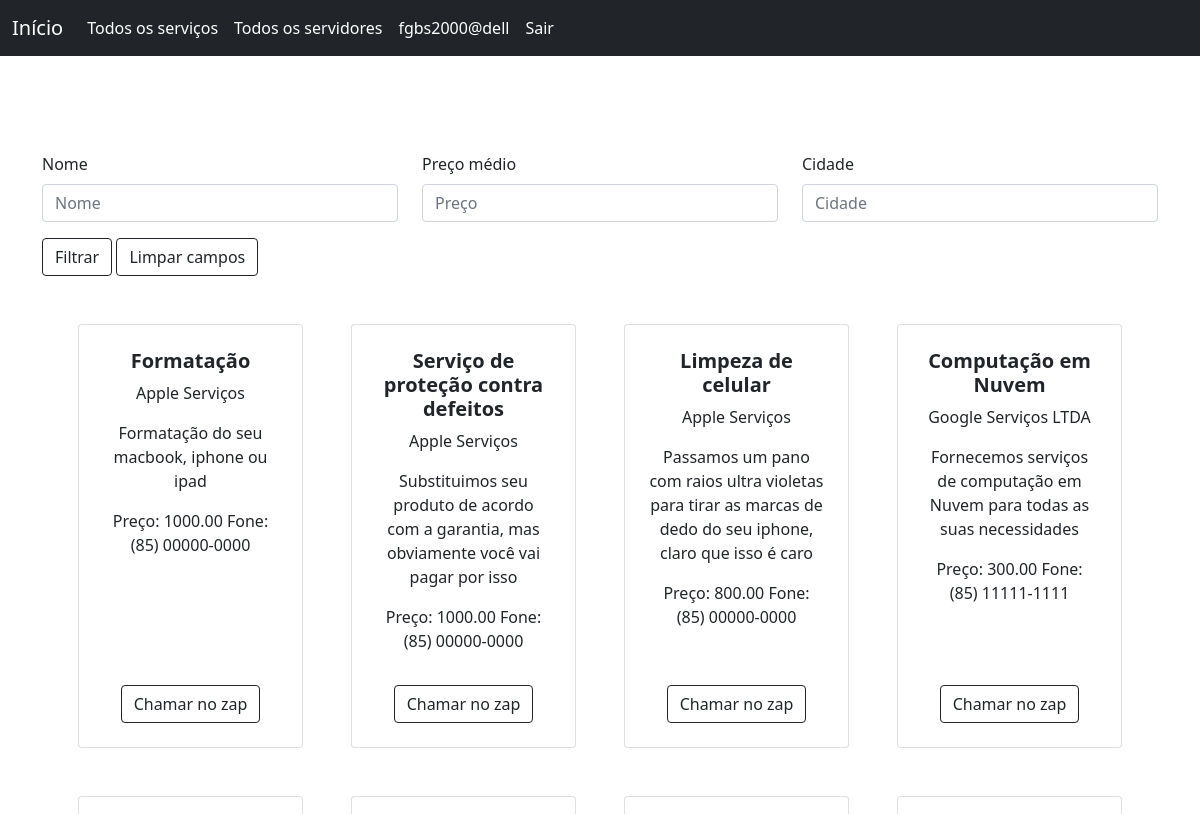
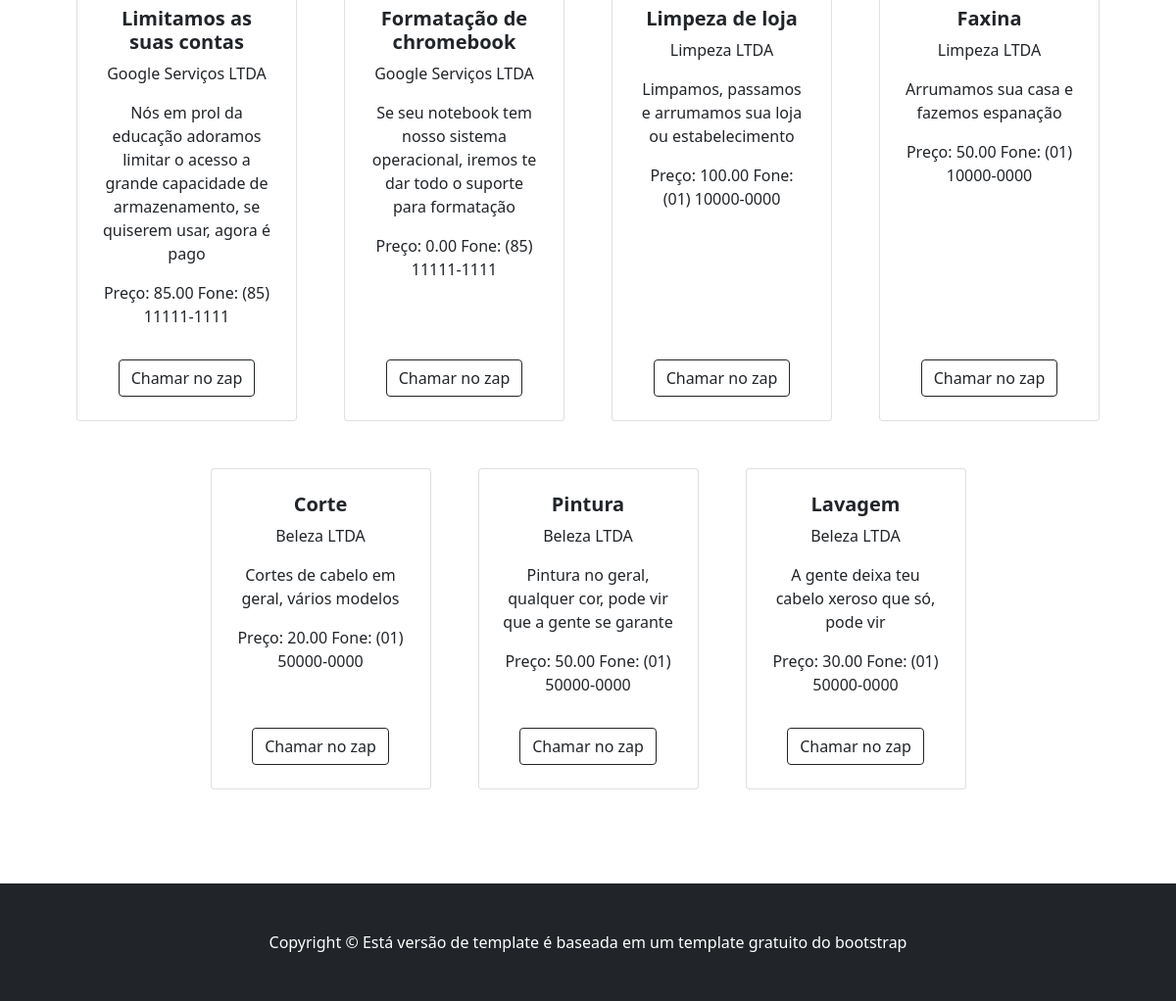
/servico/listar/ (signed in), run on the app's committed database (2 pictures, top to bottom).
### core/models.py (models this page shows, shortened)
class Servico(models.Model):
    nome = models.CharField(max_length=256)
    preco = models.DecimalField(max_digits=10,decimal_places=2)
    descricao = models.CharField(max_length=1000)
    prestador = models.ForeignKey(Prestador, on_delete=models.CASCADE)
    class Meta:
        verbose_name = 'Serviço'
        verbose_name_plural = 'Serviços'

class Prestador(models.Model):
    nome = models.CharField(max_length=64)
    ramo = models.CharField(max_length=64)
    whatsapp = models.CharField(max_length=15)
    user = models.OneToOneField(User, on_delete=models.CASCADE)
    foto_perfil = models.ImageField(null=True, blank=True)
    class Meta:
        verbose_name = 'Prestador'
        verbose_name_plural = 'Prestadores'

### core/views.py (the view)
# urls.py: path('servico/listar/', ServicoListView.as_view(), name='servico_list_view'),
class ServicoListView(ListView):
    model = Servico
    template_name = './servico/listar.html'
    def get_context_data(self, **kwargs):
        context = super().get_context_data(**kwargs)
        query = self.request.GET.dict()
        servicos = Servico.objects.all()
        if query:
            servicos = filtragem_servico(servicos, query)
        context['servicos'] = servicos
        return context

### core/templates/servico/listar.html (shortened to what this page needs)
{% extends 'base.html' %}
{%block content %}
<section class="py-5">
  <div class='container mt-5'>
    <form method="get">
      <div class='row'>
        <div class='col col-sm-12 col-md-4'>
          <label for="nomeFilter" class="form-label">Nome</label>
          <input type="text" class="form-control" id="nomeFilter" name="nome_filter" placeholder="Nome">
        </div>
        <div class="col col-sm-12 col-md-4">
          <label for="preco" class="form-label">Preço médio</label>
          <input type="number" class="form-control" id="precoFilter" name="preco_filter" placeholder="Preço">
        </div>
        <div class="col col-sm-12 col-md-4">
          <label for="cidadeFilter" class="form-label">Cidade</label>
          <input type="text" class="form-control" id="cidadeFilter" name="cidade_filter" placeholder="Cidade">
        </div>
      </div>
      <div class="row">
        <div class="col sm-12 lg-5">
          <button type="submit" class="btn btn-outline-dark mt-3">Filtrar</button>
          <button type="reset" class="btn btn-outline-dark mt-3">Limpar campos</button>
        </div>
      </div>
    </form>
  </div>
  <div class="container px-4 px-lg-5 mt-5">
    <div class="row gx-4 gx-lg-5 row-cols-2 row-cols-md-3 row-cols-xl-4 justify-content-center">
      {% for servico in servicos %}
      <div class="col mb-5">
        <div class="card h-100">
          <div class="card-body p-4">
            <div class="text-center">
              <h5 class="fw-bolder">{{servico.nome}}</h5>
              <p class="card-text">{{servico.prestador.nome}} </p>
              <p class="card-text">{{servico.descricao}} </p>
              <p class="card-text">Preço: {{servico.preco}} Fone: {{servico.prestador.whatsapp}} </p>
            </div>
          </div>
          <div class="card-footer p-4 pt-0 border-top-0 bg-transparent">
            <div class="text-center">              <a class="btn btn-outline-dark mt-2" href="https://api.whatsapp.com/send?phone=+55{{servico.prestador.whatsapp}}">Chamar no zap</a>
            </div>
          </div>
        </div>
      </div>
      {% endfor%}
    </div>
  </div>
</section>
{% endblock%}

### core/templates/base.html (shortened to what this page needs)
<!DOCTYPE html>
<html lang="pt-br">
<head>
    <link href="https://cdn.jsdelivr.net/npm/bootstrap@5.0.0-beta3/dist/css/bootstrap.min.css" rel="stylesheet"
>
</head>
<body>
    <nav class="navbar navbar-expand-lg navbar-dark bg-dark">
        <div class="container-fluid">
        <a class="navbar-brand" href="{% url 'index_template_view' %}">Início</a>
        <div class="collapse navbar-collapse" id="navbarNav">
          <ul class="navbar-nav">
            <li class="nav-item">
              <a class="nav-link active" href="{% url 'servico_list_view' %}">Todos os serviços</a>
            </li>
            <li class="nav-item ">
              <a class="nav-link active" href="{% url 'prestador_list_view' %}">Todos os servidores</a>
            </li>
            {% if not user.is_anonymous %}
            <li class="nav-item">
                <a class="nav-link active" href="{% url 'dashboard_view' %}">{{user.username}}</a>
            </li>
            <li class="nav-item">
                <a class="nav-link active" href="{% url 'logout_view' %}">Sair</a>
            </li>
            {% endif%}
          </ul>
        </div>
    </div>
    </nav>
    {% block content %}
    {% endblock %}
    <footer class="py-5 bg-dark">
        <div class="container">
            <p class="m-0 text-center text-white">Copyright &copy Está versão de template é baseada em um template
                gratuito do bootstrap</p>
        </div>
    </footer>
</body>

### data on the page
Servico: nome "Formatação", prestador.nome "Apple Serviços", descricao "Formatação do seu macbook, iphone ou ipad", preco "1000.00", prestador.whatsapp "(85) 00000-0000"
Servico: nome "Serviço de proteção contra defeitos", prestador.nome "Apple Serviços", descricao "Substituimos seu produto de acordo com a garantia, mas obviamente você vai pagar por isso", preco "1000.00", prestador.whatsapp "(85) 00000-0000"
Servico: nome "Limpeza de celular", prestador.nome "Apple Serviços", descricao "Passamos um pano com raios ultra violetas para tirar as marcas de dedo do seu iphone, claro que isso é caro", preco "800.00", prestador.whatsapp "(85) 00000-0000"
Servico: nome "Computação em Nuvem", prestador.nome "Google Serviços LTDA", descricao "Fornecemos serviços de computação em Nuvem para todas as suas necessidades", preco "300.00", prestador.whatsapp "(85) 11111-1111"
Servico: nome "Limitamos as suas contas", prestador.nome "Google Serviços LTDA", descricao "Nós em prol da educação adoramos limitar o acesso a grande capacidade de armazenamento, se quiserem usar, agora é pago", preco "85.00", prestador.whatsapp "(85) 11111-1111"
Servico: nome "Formatação de chromebook", prestador.nome "Google Serviços LTDA", descricao "Se seu notebook tem nosso sistema operacional, iremos te dar todo o suporte para formatação", preco "0.00", prestador.whatsapp "(85) 11111-1111"
Servico: nome "Limpeza de loja", prestador.nome "Limpeza LTDA", descricao "Limpamos, passamos e arrumamos sua loja ou estabelecimento", preco "100.00", prestador.whatsapp "(01) 10000-0000"
Servico: nome "Faxina", prestador.nome "Limpeza LTDA", descricao "Arrumamos sua casa e fazemos espanação", preco "50.00", prestador.whatsapp "(01) 10000-0000"
Servico: nome "Corte", prestador.nome "Beleza LTDA", descricao "Cortes de cabelo em geral, vários modelos", preco "20.00", prestador.whatsapp "(01) 50000-0000"
Servico: nome "Pintura", prestador.nome "Beleza LTDA", descricao "Pintura no geral, qualquer cor, pode vir que a gente se garante", preco "50.00", prestador.whatsapp "(01) 50000-0000"
Servico: nome "Lavagem", prestador.nome "Beleza LTDA", descricao "A gente deixa teu cabelo xeroso que só, pode vir", preco "30.00", prestador.whatsapp "(01) 50000-0000"

### other printed values
{{ user.username }} "fgbs2000@dell"
